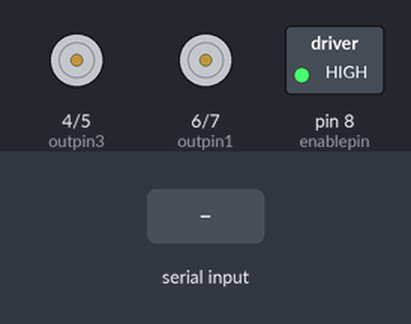
Simulated run of this sketch. Board: Arduino Mega 2560, built with avr-gcc and run on an emulated ATmega2560. On the bench: motor-driver pin pairs drawn as motors (green arrow = first pin HIGH = forward, orange = second pin HIGH = backward, longer = more drive), switched loads named in the sketch (green lamp = pin HIGH). Inputs (shaded band) come from the test bench.

Above: at 1.2 s.
1.3 s: "f\n" received over Serial
At 2.3 s:
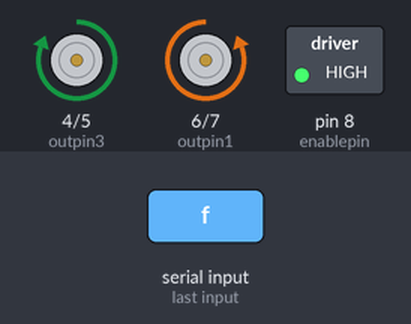
2.8 s: byte 98 ('b') received over Serial
At 3.5 s:
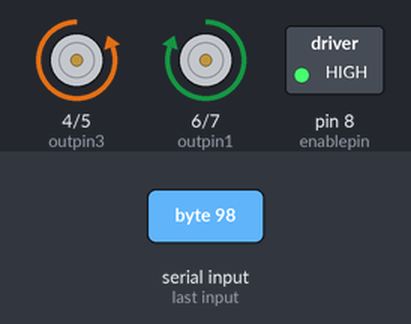
4.3 s: byte 108 ('l') received over Serial
At 4.6 s:
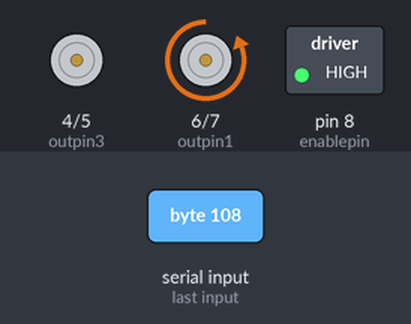
5.8 s: "b\n" received over Serial
At 7.0 s:
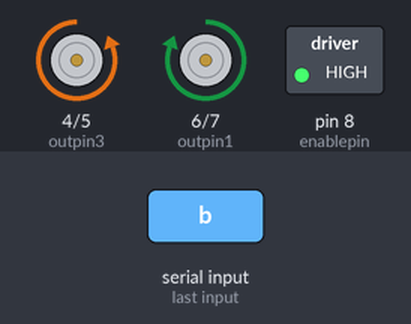
7.3 s: "l\n" received over Serial
At 8.1 s:
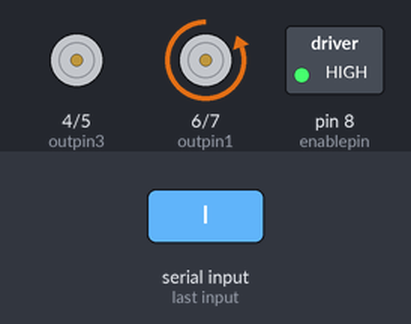
Timing chart, 0 to 9.8 s (numbered marks = the images above; inputs shaded):
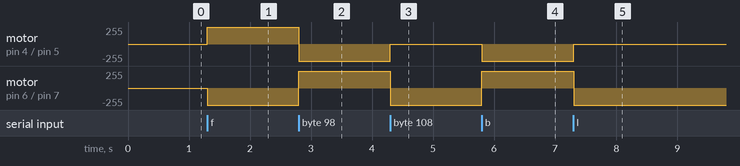

Measured:
- after the input at 1.3 s, motor on pin 4 (outpin3) / pin 5 (outpin4): stopped → forward 255/255 at once; motor on pin 6 (outpin1) / pin 7 (outpin2): stopped → backward 255/255 at once
- after the input at 2.8 s, motor on pin 4 (outpin3) / pin 5 (outpin4): forward 255/255 → backward 255/255 at once; motor on pin 6 (outpin1) / pin 7 (outpin2): backward 255/255 → forward 255/255 at once
- after the input at 4.3 s, motor on pin 4 (outpin3) / pin 5 (outpin4): backward 255/255 → stopped at once; motor on pin 6 (outpin1) / pin 7 (outpin2): forward 255/255 → backward 255/255 at once
- after the input at 5.8 s, motor on pin 4 (outpin3) / pin 5 (outpin4): stopped → backward 255/255 at once; motor on pin 6 (outpin1) / pin 7 (outpin2): backward 255/255 → forward 255/255 at once
- after the input at 7.3 s, motor on pin 4 (outpin3) / pin 5 (outpin4): backward 255/255 → stopped at once; motor on pin 6 (outpin1) / pin 7 (outpin2): forward 255/255 → backward 255/255 at once

The sketch:

L239_motor_driver.ino
```cpp
int outpin1 = 6; //-ve right motor
int outpin2 = 7; //+ve right motor
int outpin3 = 4; //+ve left motor
int outpin4 = 5; //-ve left motor
int enablepin=8;
char n;

void setup() {
  // put your setup code here, to run once:
  pinMode(outpin1, OUTPUT);
  pinMode(outpin2, OUTPUT);
  pinMode(outpin3, OUTPUT);
  pinMode(outpin4, OUTPUT);
  pinMode(enablepin,OUTPUT);
  digitalWrite(enablepin,HIGH);
  Serial.begin(9600);
}

void loop() {
  // put your main code here, to run repeatedly:
  while (Serial.available())
  {
    n = (char)Serial.read();

  if (n == 'f')
  {
    digitalWrite(outpin1, LOW);
    digitalWrite(outpin2, HIGH);
    digitalWrite(outpin3, HIGH);
    digitalWrite(outpin4, LOW);
  }
  else if (n == 'b')
  {
    digitalWrite(outpin1, HIGH);
    digitalWrite(outpin2, LOW);
    digitalWrite(outpin3, LOW);
    digitalWrite(outpin4, HIGH);
  }
  else if (n == 'l')
  {
     digitalWrite(outpin1, LOW);
    digitalWrite(outpin2, HIGH);
    digitalWrite(outpin3, LOW);
    digitalWrite(outpin4, LOW);
  }

  else if (n == 's')
  {
    digitalWrite(outpin1, LOW);
    digitalWrite(outpin2, LOW);
    digitalWrite(outpin3, LOW);
    digitalWrite(outpin4, LOW);
  }
  }


}
```

Inverse.c
```cpp
#include<stdio.h>
#include<math.h>
#include<stdlib.h>
void main()
{
    int a[100][100],m,n,i,j,A[5][5],B1,B2,B3,B4,A1,A2,A3,A4,A5,A6,A7,A8,A9,det1,det2;
     printf("Enter the Dimension 1st of matrices");
    scanf("%d %d",&m,&n);
    printf("Enter the elements of matrix");
    for(i=0;i<m;i++)
    {
        for(j=0;j<n;j++)
        {
            scanf("%d",&a[i][j]);
        }
    }
     printf("The matrix is: \n");
            for(i=0;i<m;i++)
            {
                for(j=0;j<n;j++)
                {
                    printf("%d \t",a[i][j]);
                }
                 printf("\n");
            }
    if(m=n==2)
    {
        det1= (a[0][0]*a[1][1])-(a[0][1] * a[1][0]);
        B1=a[0][0]/det1;
	  B2=a[0][1]/det1;
	  B3=a[1][0]/det1;
	  B4=a[1][1]/det1;
	  printf("\nInverse of matrix  = \n\t%d\t%d\n\t%d\t%d",B4,-B2,-B3,B1);
    }
    else if(m=n==3)
            {

                det2=(a[0][0]*(a[1][1]*a[2][2] - a[1][2]*a[2][1])) - (a[0][1]*(a[1][0]*a[2][2] - a[1][2]*a[2][0])) + (a[0][2]*(a[1][0]*a[2][1] - a[1][1]*a[2][0]));
                printf("%d",det2);
                A1=(a[1][1]*a[2][2]-a[2][1]*a[1][2])/det2;

                A2=(a[1][2]*a[2][0]-a[1][0]*a[2][2])/det2;
                A3=(a[1][0]*a[2][1]-a[2][0]*a[2][2])/det2;
                A4=(a[0][2]*a[2][1]-a[0][1]*a[2][2])/det2;
                A5=(a[0][0]*a[2][2]-a[0][2]*a[2][0])/det2;
                A6=(a[0][1]*a[2][0]-a[0][0]*a[2][1])/det2;
                A7=(a[0][1]*a[1][2]-a[0][2]*a[1][1])/det2;
                A8=(a[0][2]*a[1][0]-a[0][0]*a[1][2])/det2;
                A9=(a[0][0]*a[1][1]-a[0][1]*a[1][0])/det2;
	  printf("\nInverse of matrix A =\n\t%d\t%d\t%d\n\t%d\t%d\t%d\n\t%d\t%d\t%d",A1,A4,A7,A2,A5,A8,A3,A6,A9);
            }
            else
            {
                printf("NOT POSSIBLE to calculate determinate");

            }
}
```

recursive.c
```cpp
#include<stdio.h>
#include<math.h>
#include<stdlib.h>
int sum(int n)
{
    int s=0 , rem=0;


        while(n!=0)
        {
            rem=n%10;
            s=s+rem;
            n=n/10;
        }
        if(s>9)
        {
            n=s;
        }
        else{
            printf("%d",s);
            exit(0);
        }
        return(sum(s));


}
void main()
{
    int n=0;
    printf("enter number");
    scanf("%d",&n);
    printf("%d",sum(n));
}
```

without_recursion.c
```cpp
#include<stdio.h>
#include<math.h>
#include<stdlib.h>
void main()
{
   int n,s=0,rem;
   printf("Enter a Number \n");
   scanf("%d",&n);
   for( ; ; )
   {
       while(n>0)
       {
            rem=n%10;
            s=s+rem;
            n=n/10;
        }
        if(s>9)
        {
            n=s;
            s=0;
        }
        else
        {
            break;
       }
   }
   printf("%d",s);
}
```
